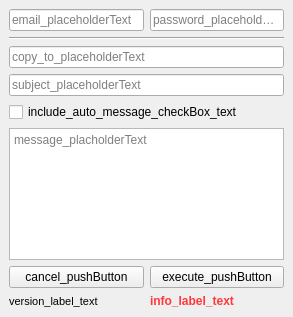
<?xml version="1.0" encoding="UTF-8"?>
<ui version="4.0">
 <class>writeandnotify_MainWindow</class>
 <widget class="QMainWindow" name="writeandnotify_MainWindow">
  <property name="geometry">
   <rect>
    <x>0</x>
    <y>0</y>
    <width>293</width>
    <height>317</height>
   </rect>
  </property>
  <property name="windowTitle">
   <string>Write and Notify</string>
  </property>
  <widget class="QWidget" name="writeandnotify_centralwidget">
   <layout class="QVBoxLayout" name="verticalLayout">
    <item>
     <layout class="QGridLayout" name="email_password_gridLayout">
      <item row="0" column="0">
       <widget class="QLineEdit" name="email_lineEdit">
        <property name="toolTip">
         <string>email_toolTip</string>
        </property>
        <property name="placeholderText">
         <string>email_placeholderText</string>
        </property>
       </widget>
      </item>
      <item row="0" column="1">
       <widget class="QLineEdit" name="password_lineEdit">
        <property name="toolTip">
         <string>password_toolTip</string>
        </property>
        <property name="inputMethodHints">
         <set>Qt::ImhHiddenText|Qt::ImhNoAutoUppercase|Qt::ImhNoPredictiveText|Qt::ImhSensitiveData</set>
        </property>
        <property name="echoMode">
         <enum>QLineEdit::Password</enum>
        </property>
        <property name="placeholderText">
         <string>password_placeholderText</string>
        </property>
       </widget>
      </item>
     </layout>
    </item>
    <item>
     <widget class="Line" name="line">
      <property name="styleSheet">
       <string notr="true">color: rgb(99, 99, 99);</string>
      </property>
      <property name="orientation">
       <enum>Qt::Horizontal</enum>
      </property>
     </widget>
    </item>
    <item>
     <layout class="QGridLayout" name="copy_and_subject_gridLayout">
      <item row="1" column="0">
       <widget class="QLineEdit" name="subject_lineEdit">
        <property name="toolTip">
         <string>subject_toolTip</string>
        </property>
        <property name="placeholderText">
         <string>subject_placeholderText</string>
        </property>
       </widget>
      </item>
      <item row="0" column="0">
       <widget class="QLineEdit" name="copy_to_lineEdit">
        <property name="toolTip">
         <string>copy_to_toolTip</string>
        </property>
        <property name="autoFillBackground">
         <bool>false</bool>
        </property>
        <property name="placeholderText">
         <string>copy_to_placeholderText</string>
        </property>
       </widget>
      </item>
     </layout>
    </item>
    <item>
     <widget class="QCheckBox" name="include_auto_message_checkBox">
      <property name="toolTip">
       <string>include_auto_message_toolTip</string>
      </property>
      <property name="text">
       <string>include_auto_message_checkBox_text</string>
      </property>
     </widget>
    </item>
    <item>
     <widget class="QTextEdit" name="message_textEdit">
      <property name="toolTip">
       <string>message_toolTip</string>
      </property>
      <property name="placeholderText">
       <string>message_placholderText</string>
      </property>
     </widget>
    </item>
    <item>
     <layout class="QHBoxLayout" name="cancel_execute_horizontalLayout">
      <item>
       <widget class="QPushButton" name="cancel_pushButton">
        <property name="toolTip">
         <string>cancel_toolTip</string>
        </property>
        <property name="text">
         <string>cancel_pushButton</string>
        </property>
       </widget>
      </item>
      <item>
       <widget class="QPushButton" name="execute_pushButton">
        <property name="toolTip">
         <string>execute_toolTip</string>
        </property>
        <property name="text">
         <string>execute_pushButton</string>
        </property>
       </widget>
      </item>
     </layout>
    </item>
    <item>
     <layout class="QHBoxLayout" name="info_horizontalLayout">
      <item>
       <widget class="QLabel" name="version_label">
        <property name="font">
         <font>
          <pointsize>8</pointsize>
         </font>
        </property>
        <property name="text">
         <string>version_label_text</string>
        </property>
       </widget>
      </item>
      <item>
       <widget class="QLabel" name="info_label">
        <property name="font">
         <font>
          <weight>75</weight>
          <bold>true</bold>
         </font>
        </property>
        <property name="styleSheet">
         <string notr="true">color: rgb(255, 56, 59);</string>
        </property>
        <property name="text">
         <string>info_label_text</string>
        </property>
       </widget>
      </item>
     </layout>
    </item>
   </layout>
  </widget>
 </widget>
 <resources/>
 <connections/>
</ui>
